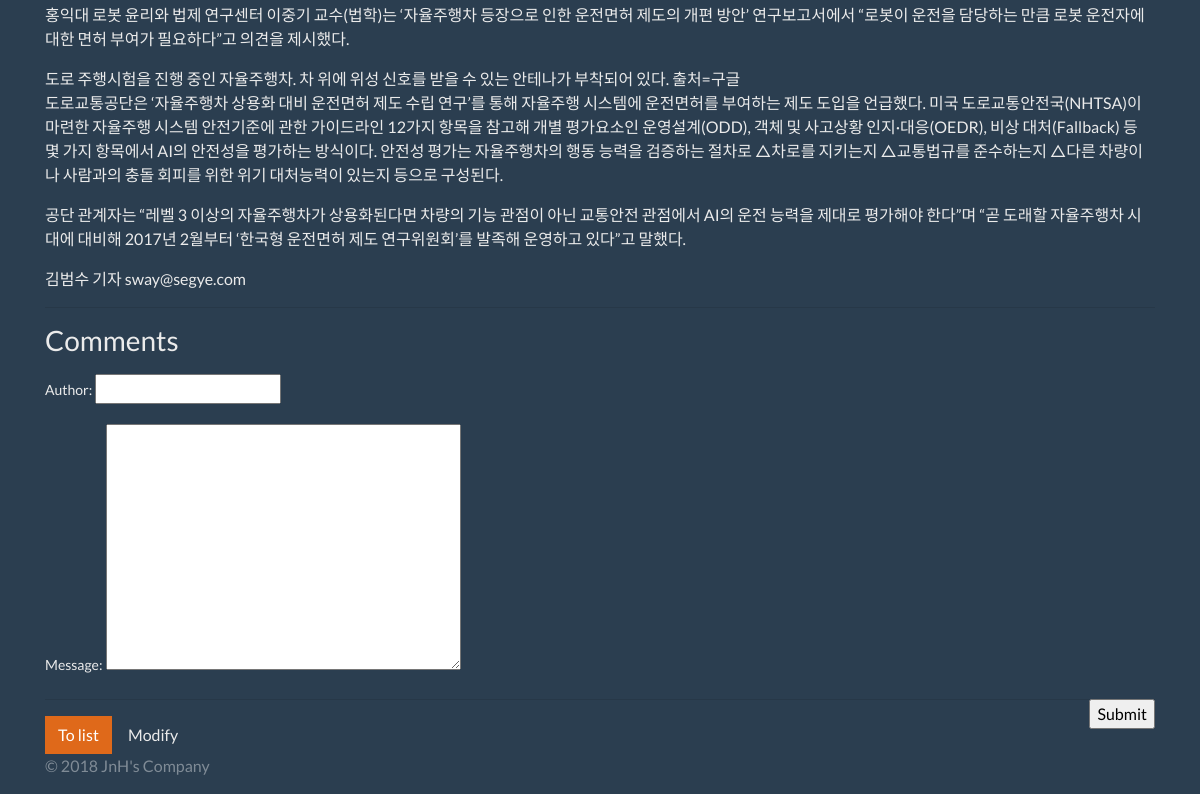
Page /blog/1005/ (lower part) on the earlier database version.
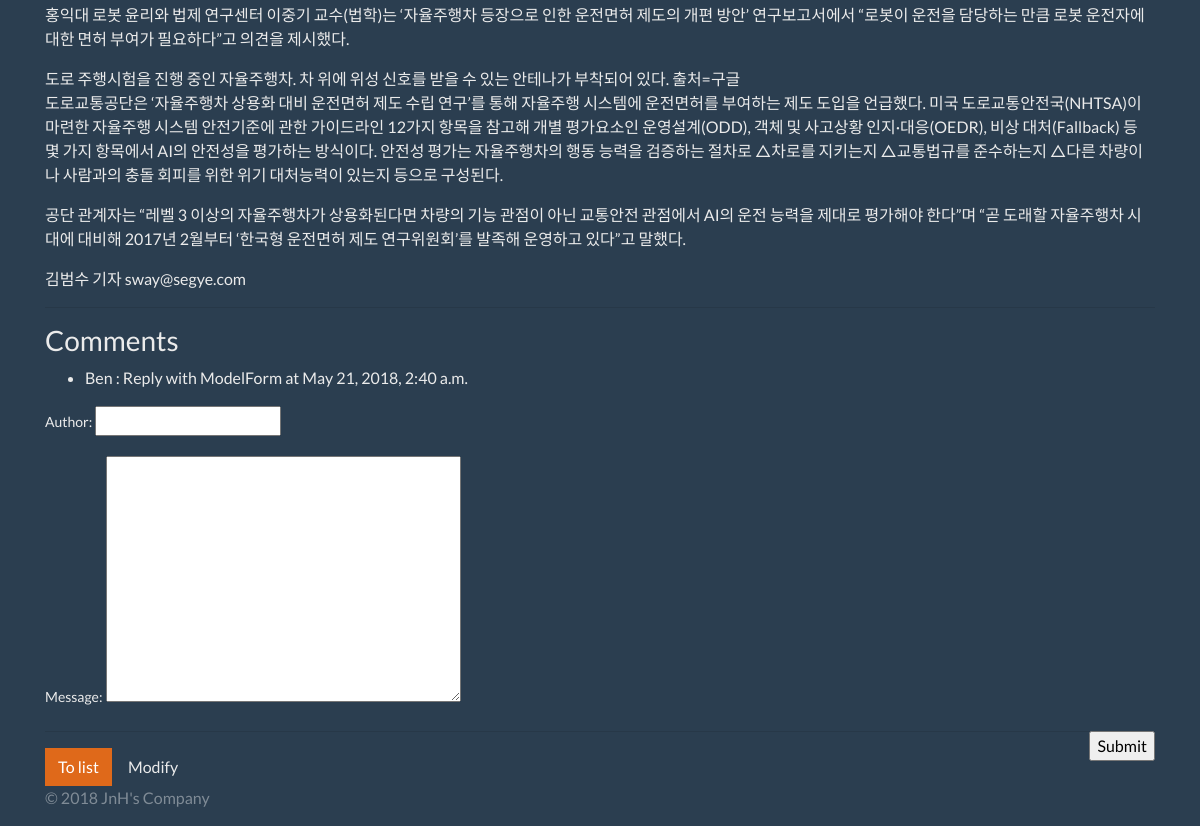
Same page on the later database version.
### blog/models.py (models this page shows, shortened)
class Post(models.Model):
    STATUS_CHOICES = (
        ('d', 'Draft'),
        ('p', 'Published'),
        ('w', 'Withdrawn'),
    )
    user = models.ForeignKey(settings.AUTH_USER_MODEL)
    title = models.CharField(max_length=100, verbose_name="Subject", help_text="input title, max 100")
    content = models.TextField(verbose_name="Content")
    tag = models.CharField(max_length=50, blank=True, help_text="write tags")
    lnglat = models.CharField(max_length=30,
        validators=[lnglat_validator],
        help_text="\"longtitude,latitude\" type",
        blank=True
    )
    status = models.CharField(max_length=1, choices=STATUS_CHOICES)
    tag_set = models.ManyToManyField('Tag', blank=True)
    ip = models.CharField(max_length=20)
    created_at = models.DateTimeField(auto_now_add=True)
    updated_at = models.DateTimeField(auto_now=True)
    class Meta:
        ordering = ['-id']

class Comment(models.Model):
    post = models.ForeignKey(Post)
    author = models.CharField(max_length=20)
    message = models.TextField()
    created_at = models.DateTimeField(auto_now_add=True)
    updated_at = models.DateTimeField(auto_now=True)

### blog/views.py (the view)
# urls.py: url(r'^(?P<id>\d+)/$', views.post_detail, name='post_detail'),
def post_detail(request, id):
    post = get_object_or_404(Post, id=id)
    if request.method == 'POST':
        form = CommentForm(request.POST, request.FILES)
        if form.is_valid():
            comment = form.save(commit=False)
            comment.post_id = id
            comment.save()
            return redirect(post)
    else:
        form = CommentForm()
    return render(request, 'blog/post_detail.html', {
        'post': post,
        'form': form,
    })

### blog/forms.py
class CommentForm(forms.ModelForm):
    class Meta:
        model = Comment
        fields = ['author', 'message']

### blog/templates/blog/post_detail.html (shortened to what this page needs)
{% extends "blog/layout.html" %}
{% block content %}
<div class="container">
    <div class="row">
        <div class="col-sm-12">
                {{ post.content|linebreaks }}
            <hr/>
            <h3>Comments </h3>
            <ul>
                {% for comment in post.comment_set.all %}
                    <li>
                        {{ comment.author }} :
                        {{ comment.message }}
                        at {{ comment.updated_at }}
                    </li>
                {% endfor %}
            </ul>
            <p>
            <form action="" method="post">
                {{ form.as_p }}
                <input type="submit" class="float-right">
            </form>
            </p>
            <hr/>
            <a href="{% url 'blog:post_list' %}" class="btn btn-primary"> To list </a>
            <a href="{% url 'blog:post_edit' post.id %}" class="btn btn-default">Modify</a>
        </div>
    </div>
</div>
{% endblock %}

### blog/templates/blog/layout.html (shortened to what this page needs)
{% extends "layout.html" %}

### start_django/templates/layout.html (shortened to what this page needs)
<!DOCTYPE html>
<html lang="en">
<head>
    <link rel="stylesheet" href="https://stackpath.bootstrapcdn.com/bootswatch/4.1.1/superhero/bootstrap.min.css" />
</head>
<body>
    {% block content %}
    {% endblock %}
    <div id="page-footer">
        <div class="container">
            <p class="text-muted">
                &copy; 2018 JnH's Company
            </p>
        </div>
    </div>
</body>
</html>

Differences in the rows shown:
added Comment: author "Ben", message "Reply with ModelForm", updated_at "May 21, 2018, 2:40 a.m."
